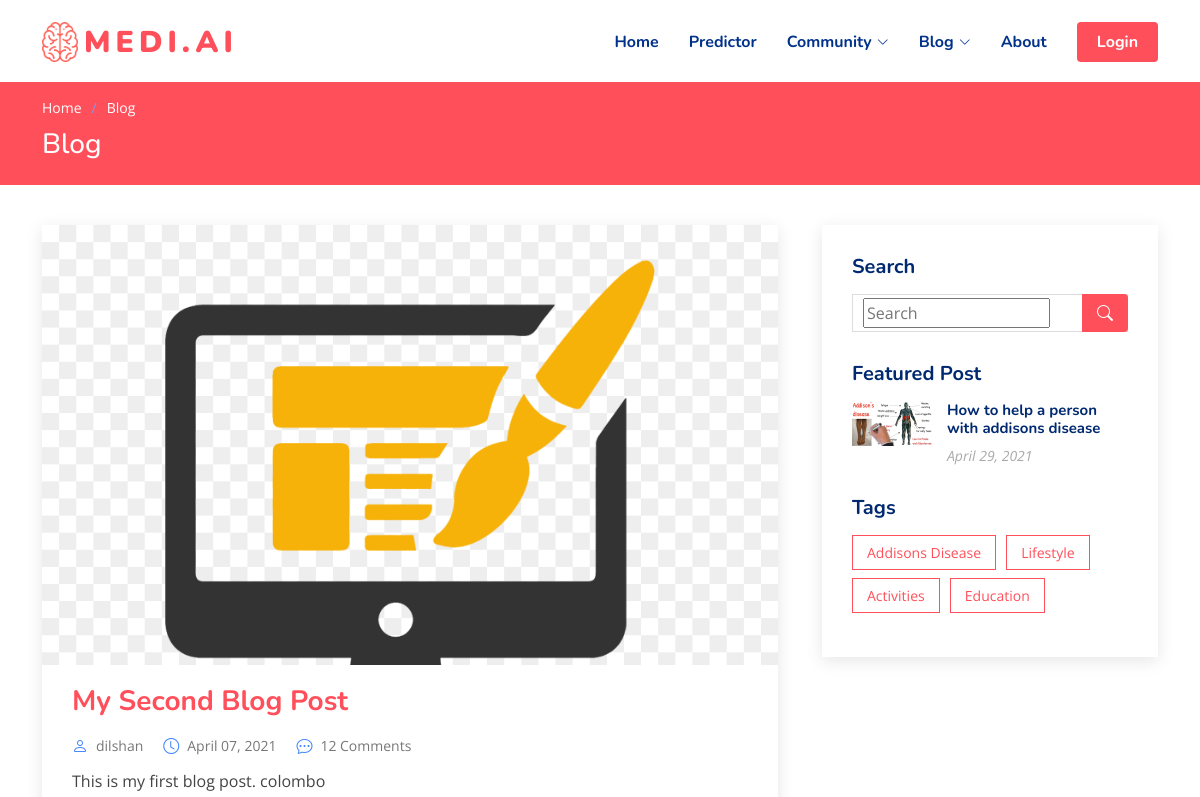
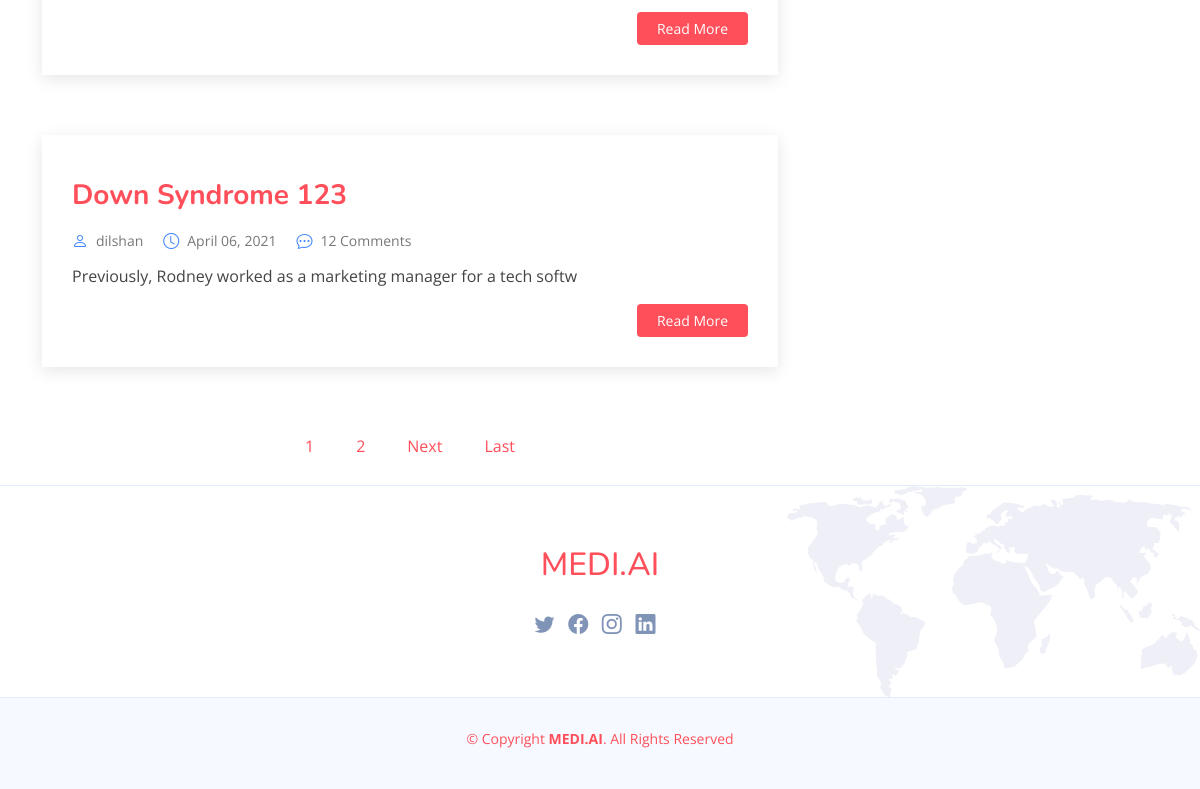
The page /blog/ on the database as committed earlier (2 pictures, top to bottom).
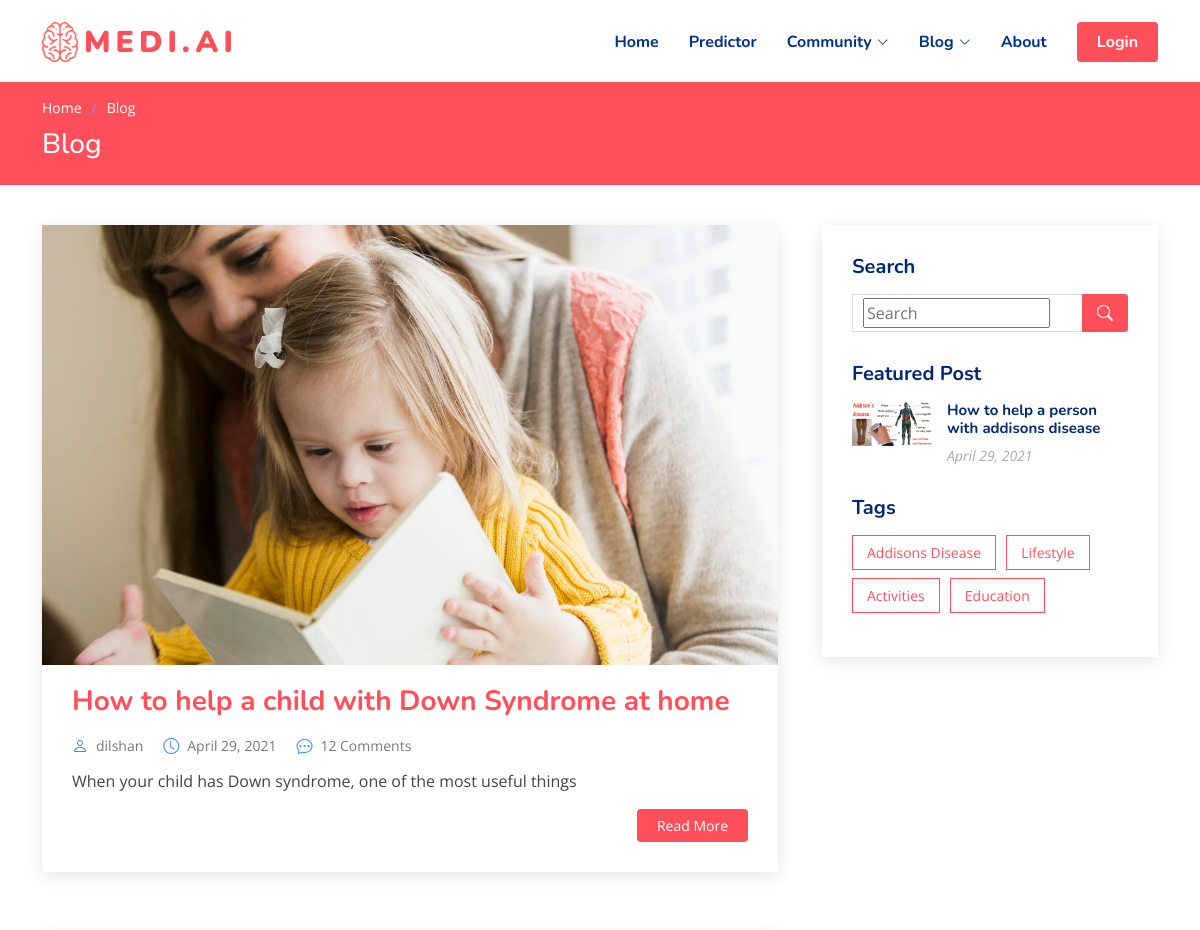
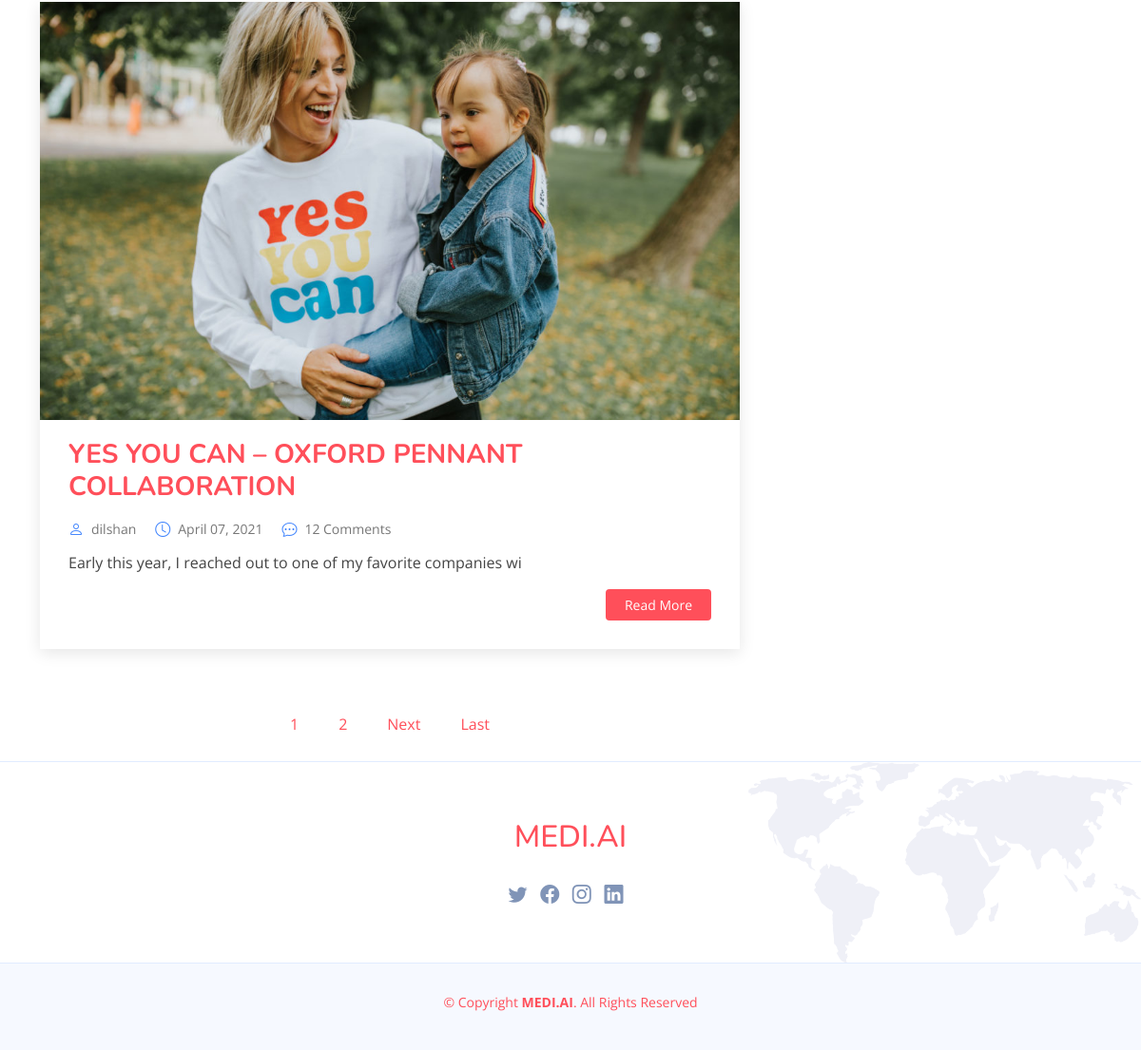
The same page on the database as committed later (2 pictures, top to bottom).
### blog/models.py (models this page shows, shortened)
class Post(models.Model):
    author = models.ForeignKey(
        settings.AUTH_USER_MODEL, on_delete=models.CASCADE)
    title = models.CharField(max_length=100)
    brief = models.TextField(max_length=500,default="")
    content = models.TextField()
    liked = models.ManyToManyField(
        settings.AUTH_USER_MODEL, blank=True, related_name='liked')
    date_posted = models.DateTimeField(default=timezone.now)
    pic = models.ImageField(upload_to='photos/%Y/%m/%d/', default='photos\2021\04\06\01.png')
    objects = PostManager()
    class Meta:
        ordering = ('-date_posted', )

### blog/views.py (the view)
# urls.py: path('', PostListView.as_view(), name='blog'),
class PostListView(ListView):
    model = Post
    template_name = 'blog/index.html'
    context_object_name = 'posts'
    paginate_by = 2
    def get_queryset(self):
        try:
            keyword = self.request.GET['q']
        except:
            keyword = ''
        if (keyword != ''):
            object_list = self.model.objects.filter(
                Q(content__icontains=keyword) | Q(title__icontains=keyword))
        else:
            object_list = self.model.objects.all()
        return object_list

### templates/blog/index.html (shortened to what this page needs)
{% extends 'base.html' %}
{% load static %}
{% block content %}
{% load crispy_forms_tags %}
<main id="main">
  <section class="breadcrumbs">
    <div class="container">
      <ol>
        <li><a href="index.html">Home</a></li>
        <li>Blog</li>
      </ol>
      <h2>Blog</h2>
    </div>
  </section>
  <section id="blog" class="blog">
    <div class="container" data-aos="fade-up">
      <div class="row">
        <div class="col-lg-8 entries">
          {% for post in posts %}
          <article class="entry">
            <div class="entry-img">
              <img src="{{post.pic.url}}" alt="" class="img-fluid">
            </div>
            <h2 class="entry-title">
              <a href="{% url 'post_detail' post.pk %}">{{ post.title }}</a>
            </h2>
            <div class="entry-meta">
              <ul>
                <li class="d-flex align-items-center"><i class="bi bi-person"></i> <a href="{% url 'user_posts' post.author.username %}">{{ post.author }}</a></li>
                <li class="d-flex align-items-center"><i class="bi bi-clock"></i> <a href="#"><time datetime="2020-01-01">{{ post.date_posted|date:"F d, Y" }}</time></a></li>
                <li class="d-flex align-items-center"><i class="bi bi-chat-dots"></i> <a href="blog-single.html">12 Comments</a></li>
              </ul>
            </div>
            <div class="entry-content">
              <p>
                {{ post.brief | slice:":65" }}
              </p>
              <div class="read-more">
                <a href="{% url 'post_detail' post.pk %}">Read More</a>
              </div>
            </div>
          </article>
            {% endfor %}
          <div class="blog-pagination">
            <ul class="justify-content-center">
              {% if is_paginated %}
                {% for num in page_obj.paginator.page_range %}
                  {% if page_obj.number == num %}
                    <li><a class="page-numbers" href="?page={{ num }}">{{ num }}</a></li>
                  {% elif num > page_obj.number|add:'-3' and num < page_obj.number|add:'3' %}
                    <li><a class="page-numbers" href="?page={{ num }}">{{ num }}</a></li>
                  {% endif %}
                {% endfor %}
                {% if page_obj.has_next %}
                  <li><a class="next page-numbers" href="?page={{ page_obj.next_page_number }}"><span aria-hidden="true">Next </span></a></li>
                  <li><a class="next page-numbers" href="?page={{ page_obj.paginator.num_pages }}"><span aria-hidden="true">Last</span></a></li>
                {% endif %}
              {% endif %}
            </ul>
          </div>
        </div>
        <div class="col-lg-4">
          <div class="sidebar">
            <h3 class="sidebar-title">Search</h3>
            <div class="sidebar-item search-form">
              <form action="">
                <input name="q" type="search" placeholder="Search" aria-label="Search">
                <button type="submit" value="Search"><i class="bi bi-search"></i></button>
              </form>
            </div>
            <h3 class="sidebar-title">Featured Post</h3>
            <div class="sidebar-item recent-posts">
              <div class="post-item clearfix">
                <img src="{% static 'assets/img/DSBlog.jpg' %}" alt="">
                <h4><a href="{% url 'post_detail' 4 %}">How to help a person with addisons disease </a></h4>
                <time datetime="2020-01-01">April 29, 2021</time>
              </div>
            </div>
            <h3 class="sidebar-title">Tags</h3>
            <div class="sidebar-item tags">
              <ul>
                <li><a href="#">Addisons Disease</a></li>
                <li><a href="#">Lifestyle</a></li>
                <li><a href="#">Activities</a></li>
                <li><a href="#">Education</a></li>
              </ul>
            </div>
          </div>
        </div>
      </div>
    </div>
  </section>
</main>
{% endblock %}

Rows that differ between the two databases and show on the page:
no longer on this page (row edited): Post: title "Down Syndrome 123", author "dilshan", date_posted "April 06, 2021", brief "Previously, Rodney worked as a marketing manager for a tech softw"
added Post: pic (picture), title "How to help a child with Down Syndrome at home", author "dilshan", date_posted "April 29, 2021", brief "When your child has Down syndrome, one of the most useful things"
changed Post: pic: a different picture; title "My Second Blog Post" → "YES YOU CAN – OXFORD PENNANT COLLABORATION"; brief "This is my first blog post. colombo" → "Early this year, I reached out to one of my favorite companies wi"
